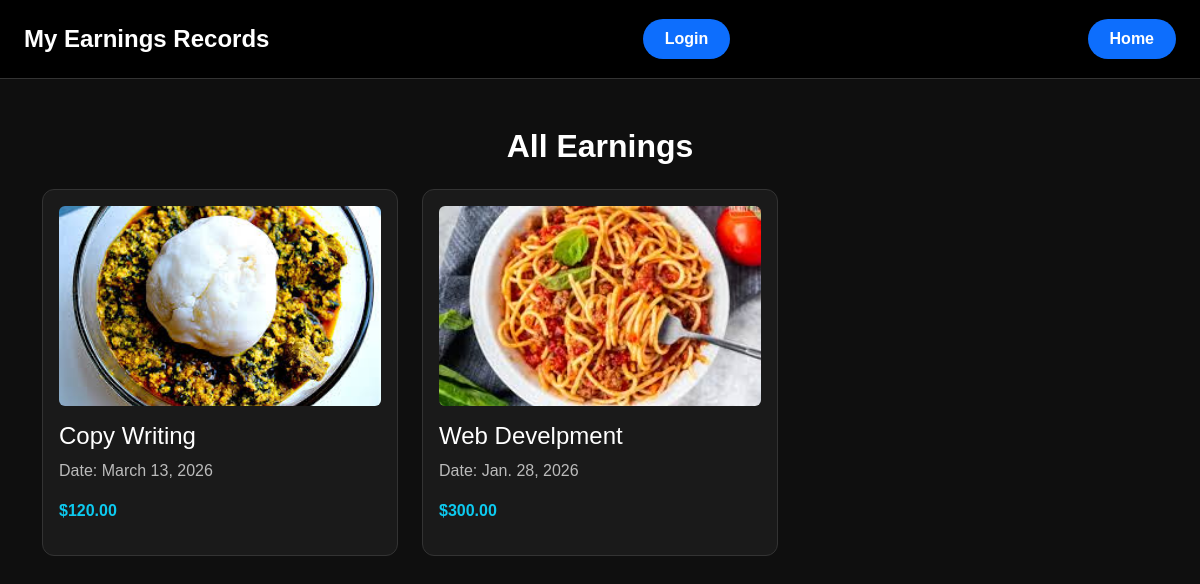
The page / on the database its author committed.
### earnings/models.py (models this page shows, shortened)
class Earning(models.Model):
    job_name = models.CharField(max_length=200)
    invoice_number = models.CharField(max_length=100)
    description = models.TextField()
    amount = models.DecimalField(max_digits=10, decimal_places=2)
    image1 = models.ImageField(upload_to='earnings_images/')
    image2 = models.ImageField(upload_to='earnings_images/', blank=True, null=True)
    date = models.DateField()

### earnings/views.py (the view)
# urls.py: path('', views.earnings_list, name='earnings_list'),
def earnings_list(request):
    records = Earning.objects.all().order_by('-date')
    return render(request, 'earnings_list.html', {'records': records})

### templates/earnings_list.html (shortened to what this page needs)
{% extends 'base.html' %}
{% block content %}
<h2 class="mb-4 fw-bold text-center">All Earnings</h2>
<div class="row">
  {% for item in records %}
  <div class="col-md-4 mb-4">
    <a href="{% url 'earnings_detail' item.pk %}">
      <div class="card p-3">
        <img src="{{ item.image1.url }}" class="card-img-top rounded mb-3" style="height: 200px; object-fit: cover;">
        <h4>{{ item.job_name }}</h4>
        <p class="text-muted">Date: {{ item.date }}</p>
        <p class="fw-bold text-info">${{ item.amount }}</p>
      </div>
    </a>
  </div>
  {% empty %}
  <p class="text-center">No earnings added yet.</p>
  {% endfor %}
</div>
{% endblock %}

### templates/base.html (shortened to what this page needs)
<!DOCTYPE html>
<html lang="en">
<head>
  <link rel="stylesheet" href="https://cdn.jsdelivr.net/npm/bootstrap@5.3.0/dist/css/bootstrap.min.css">
</head>
<body>
<nav class="navbar navbar-dark px-4 py-3">
  <a class="navbar-brand fw-bold fs-4" href="{% url 'earnings_list' %}">My Earnings Records</a>
  {% if user.is_authenticated %}
    <a href="{% url 'earnings_list' %}" class="btn btn-primary">Home</a>
    <a href="{% url 'add_earning' %}" class="btn btn-primary">Add New</a>
    <a href="{% url 'logout' %}" class="btn btn-outline-light ms-3">Logout</a>
  {% else %}
    <a href="{% url 'login' %}" class="btn btn-primary">Login</a>
    <a href="{% url 'earnings_list' %}" class="btn btn-primary">Home</a>
  {% endif %}
</nav>
<div class="container my-5">
  {% block content %}{% endblock %}
</div>
</body>
</html>

### templates/base.html (style rules this page uses)
body { background-color: #0f0f0f; color: #f5f5f5; font-family: 'Poppins', sans-serif; }
.navbar { background-color: #000 !important; border-bottom: 1px solid #333; }
a { color: #fff; text-decoration: none !important; }
.card { background-color: #1a1a1a; border: 1px solid #333; border-radius: 12px; padding: 20px; }
.card h4, h2, p, label { color: #ffffff; }
.text-muted { color: #bbbbbb !important; }
.btn-primary { background-color: #0d6efd; border-radius: 30px; padding: 8px 22px; border: none; font-weight: 600; }

### rows shown on the page
Earning: image1 (picture), job_name "Copy Writing", date "March 13, 2026", amount "120.00"
Earning: image1 (picture), job_name "Web Develpment", date "Jan. 28, 2026", amount "300.00"
